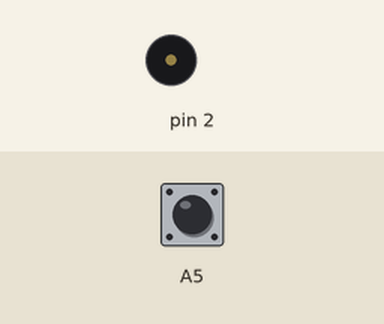
This sketch was run on a simulated Arduino Uno, built with avr-gcc and run on an emulated ATmega328P. On the bench: buzzer (waves = sounding). The inputs (shaded band) are chosen by the test bench; at power-on: A5 HIGH. What the sketch prints to the serial monitor is not drawn.

Above: at 0.5 s.
At 3.2 s:
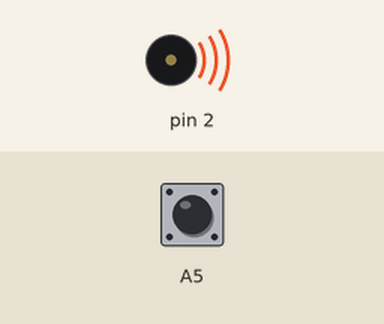
Timing chart, 0 to 6.1 s (numbered marks = the images above):
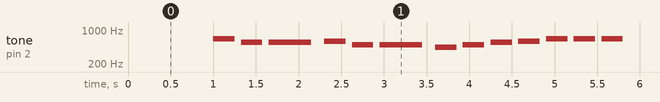

The sketch:

4.ino
```cpp
// 需要包含以下程式庫
#include <Arduino.h>
void showPattern(byte matrix[8][8]);
// 定義任務執行的時間間隔（毫秒）
#define TASK1_INTERVAL 1000
#define TASK2_INTERVAL 500

#define ROW1 13
#define ROW2 12
#define ROW3 11
#define ROW4 10
#define ROW5 9
#define ROW6 8
#define ROW7 7
#define ROW8 6
#define COL1 5
#define COL2 4
#define COL3 3
#define COL4 A4
#define COL5 A3
#define COL6 A2
#define COL7 A1
#define COL8 A0
#define Button 2

const int row[] = {
ROW1, ROW2, ROW3, ROW4, ROW5, ROW6, ROW7, ROW8};

const int col[] = {
COL1,COL2, COL3, COL4, COL5, COL6, COL7, COL8};

byte scan[8][8] = {
  {1,0,0,0,0,0,0,0},
  {0,1,0,0,0,0,0,0},
  {0,0,1,0,0,0,0,0},
  {0,0,0,1,0,0,0,0},
  {0,0,0,0,1,0,0,0},
  {0,0,0,0,0,1,0,0},
  {0,0,0,0,0,0,1,0},
  {0,0,0,0,0,0,0,1}
};

byte smile[8][8] = {
  {1,1,0,0,0,0,1,1},
  {1,0,1,1,1,1,0,1},
  {0,1,0,1,1,0,1,0},
  {0,1,1,1,1,1,1,0},
  {0,1,0,1,1,0,1,0},
  {0,1,1,0,0,1,1,0},
  {1,0,1,1,1,1,0,1},
  {1,1,0,0,0,0,1,1}
};
byte cry[8][8] = {
  {1,1,0,0,0,0,1,1},
  {1,0,1,1,1,1,0,1},
  {0,1,0,1,1,0,1,0},
  {0,1,1,1,1,1,1,0},
  {0,1,1,0,0,1,1,0},
  {0,1,0,1,1,0,1,0},
  {1,0,1,1,1,1,0,1},
  {1,1,0,0,0,0,1,1}
};
byte heart[8][8] = {
  {1,1,1,1,1,1,1,1},
  {1,0,0,1,1,0,0,1},
  {0,0,0,0,0,0,0,0},
  {0,0,0,0,0,0,0,0},
  {0,0,0,0,0,0,0,0},
  {1,0,0,0,0,0,0,1},
  {1,1,0,0,0,0,1,1},
  {1,1,1,0,0,1,1,1}
};
#define NOTE_C3 131
#define NOTE_D3 147
#define NOTE_E3 165
#define NOTE_F3 175
#define NOTE_G3 196
#define NOTE_A3 220
#define NOTE_B3 247
#define NOTE_C4 262
#define NOTE_D4 294
#define NOTE_E4 330
#define NOTE_F4 349
#define NOTE_G4 392
#define NOTE_A4 440
#define NOTE_B4 494
#define NOTE_C5 523
#define NOTE_CS5 554
#define NOTE_D5 587
#define NOTE_DS5 622
#define NOTE_E5 659
#define NOTE_F5 698
#define NOTE_FS5 740
#define NOTE_G5 784
#define NOTE_GS5 831
#define NOTE_A5 880
#define NOTE_AS5 932
#define NOTE_B5 988

int melody1[] = {
  NOTE_E5, NOTE_CS5, NOTE_CS5, NOTE_D5, NOTE_B4, NOTE_B4, NOTE_A4, NOTE_B4, NOTE_CS5, NOTE_D5, NOTE_E5, NOTE_E5, NOTE_E5
};

int melody2[] = {
  NOTE_F5, NOTE_F5, NOTE_F5, NOTE_C5, NOTE_D5, NOTE_D5, NOTE_C5, NOTE_A5, NOTE_A5, NOTE_G5, NOTE_G5, NOTE_F5
};

int noteDurations1[] = {
  4, 4, 2, 4, 4, 2, 4, 4, 4, 4, 4, 4, 4
};

int noteDurations2[] = {
  4, 4, 4, 4, 4, 4, 2, 4, 4, 4, 4, 2
};

int num=0;

byte previous=1,present=1;

// 記錄任務執行的時間
unsigned long task1Time = 0;
unsigned long task2Time = 0;

// 定義任務1的函式
void task1()
{
  if(num==0)
  {
  for (int thisNote = 0; thisNote < 13; thisNote++) {
    int noteDuration = 1000 / noteDurations1[thisNote];
    tone(2, melody1[thisNote], noteDuration);

    int pauseBetweenNotes = noteDuration * 1.30;
    delay(pauseBetweenNotes);
    noTone(2);
    present=digitalRead(A5);
    if(present==0&&previous==1)
    {
      num++;
      thisNote=13;
    }
    previous=present;
  }
  delay(200);
  }
  if(num==1)
  for (int thisNote = 0; thisNote < 13; thisNote++) {
    int noteDuration = 1000 / noteDurations2[thisNote];
    tone(2, melody2[thisNote], noteDuration);

    int pauseBetweenNotes = noteDuration * 1.30;
    delay(pauseBetweenNotes);
    noTone(2);
    present=digitalRead(A5);
    if(present==0&&previous==1)
    {
      num--;
      thisNote=13;
    }
    previous=present;
  }
  delay(200);// 在這裡編寫任務1的程式碼
  Serial.println("Running Task 1");
}

// 定義任務2的函式
void task2()
{
  present=digitalRead(A5);
  if(present==0 && previous==1){
    num++;
    if(num>2){
    num=0;
    }
    Serial.print(Button);
  }
  if(num==1){
    showPattern(smile);
    }
  else if(num==0){
    showPattern(heart);
  }
else if(num==2){
   showPattern(cry);
}
delay(2);
previous=present;
}
// 在這裡編寫任務2的程式碼


// 設定 Arduino 開始時的初始設定
void setup()
{
  // 初始化序列埠
  Serial.begin(9600);
  pinMode(A5,INPUT_PULLUP);
for (byte i = 0; i <= sizeof(row); i++) {
pinMode(row[i], OUTPUT);
}
for (byte i = 0; i <= sizeof(col); i++) {
pinMode(col[i], OUTPUT);
}
}

// 主迴圈
void loop()
{
  // 取得目前的時間
  unsigned long currentTime = millis();

  // 檢查任務1是否需要執行
  if (currentTime - task1Time >= TASK1_INTERVAL)
  {
    task1(); // 執行任務1
    task1Time = currentTime; // 更新任務1的執行時間
  }

  // 檢查任務2是否需要執行
  if (currentTime - task2Time >= TASK2_INTERVAL)
  {
    task2(); // 執行任務2
    task2Time = currentTime; // 更新任務2的執行時間
  }
}

void showPattern(byte matrix[8][8]){
for(byte i = 0; i < 8; i++){
  for(byte j = 0; j < 8; j++){
digitalWrite(row[j], 1 - scan[i][j]);
digitalWrite(col[j], 1 - matrix[i][j]);
}

for(byte j = 0; j < 8; j++){
  digitalWrite(row[j], HIGH);
  digitalWrite(col[j], LOW);
  }
}
}
```

Measured:
- by itself, tone on pin 2: plays 659 Hz for 0.25 s, 554 Hz for 0.25 s, 554 Hz for 0.50 s, 587 Hz for 0.25 s, 494 Hz for 0.25 s, 494 Hz for 0.50 s … (318 notes in this stretch)
